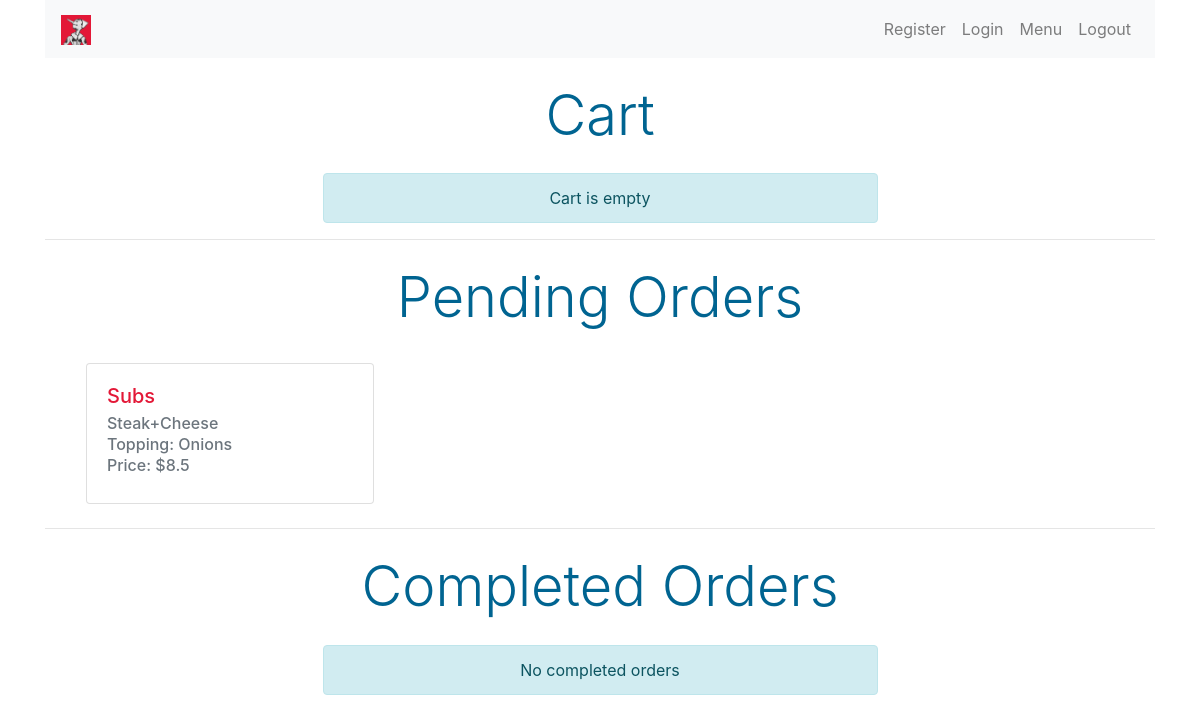
Screenshot of /cart (signed in) with the database file from the repository.
### orders/models.py (models this page shows, shortened)
class Cart(models.Model):
    item = models.ForeignKey(MenuItem, on_delete=models.CASCADE)
    itemType = models.ForeignKey(ItemType, on_delete=models.CASCADE, default=1)
    price = models.FloatField()
    user = models.ForeignKey(User, on_delete=models.CASCADE)
    topping1 = models.ForeignKey(Topping, on_delete=models.CASCADE, related_name="cart_topping1", null=True)
    topping2 = models.ForeignKey(Topping, on_delete=models.CASCADE, related_name="cart_topping2", null=True)
    topping3 = models.ForeignKey(Topping, on_delete=models.CASCADE, related_name="cart_topping3", null=True)
    ordered = models.BooleanField(default=False)
    completed = models.BooleanField(default=False)

class MenuItem(models.Model):
    itemName = models.CharField(max_length=100)
    def __str__(self):
        return self.itemName

class ItemType(models.Model):
    itemId = models.ForeignKey(MenuItem, on_delete=models.CASCADE)
    itemType = models.CharField(max_length=100)
    def __str__(self):
        return self.itemType

class Topping(models.Model):
    toppingsType = models.CharField(max_length=100, null=True)
    forPizza = models.BooleanField(default=True)
    forSub = models.BooleanField(default=False)
    def __str__(self):
         return f"{self.toppingsType}"

### orders/views.py (the view)
# urls.py: path("cart", views.cart, name="cart"),
@login_required(login_url='/login')
def cart(request):
    username = request.user
    userId = User.objects.get(username=username).id
    userCart = Cart.objects.filter(user=userId).filter(ordered=False)
    userOrder = Cart.objects.filter(user=userId).filter(ordered=True).filter(completed=False)
    completeOrder = Cart.objects.filter(user=userId).filter(completed=True)
    allUsersCarts = Cart.objects.filter(ordered=True).filter(completed=False)
    price = Cart.objects.values('price').filter(user=userId)
    total_price = 0
    for item in price:
        total_price = total_price + item['price']
    total_price = round(total_price, 2)
    if request.method == 'POST':
        userCart.update(ordered=True)
    users = []
    for cart in allUsersCarts:
        users.append(cart.user)
    users_set = set(users)
    if username.is_superuser:
        return render(request, 'orders/cart.html', {'is_superuser': True, 'users': users_set})
    else:
        return render(request, 'orders/cart.html', {'cart': userCart, 'orders': userOrder, 'completedOrder': completeOrder, 'total_price': total_price})

### orders/templates/orders/cart.html (shortened to what this page needs)
{% extends "orders/base.html" %}
{% load static %}
{% block navbar %}
<li class="nav-item">
    <a class="nav-link" href={% url 'menu' %}>Menu</a>
</li>
<li class="nav-item">
    <a class="nav-link" href={% url 'logoutUser' %}>Logout</a>
</li>
{% endblock %}
{% block content %}
{% if is_superuser %}
{% if users %}
<h1 class="display-4 text-center my-4">Customers</h1>
<div class="list-group w-50 m-auto">
    {% for user in users %}
    <a href={% url 'user_order' user_id=user.id %}
        class="list-group-item list-group-item-action text-center">{{ user }}</a>
    {% endfor %}
</div>
{% else %}
<p class="alert alert-info text-center w-50 mx-auto my-4">No Pending orders</p>
{% endif %}
{% else %}
<h1 class="display-4 text-center my-4">Cart</h1>
{% if cart %}
<div class="container">
    <div class="row">
        {% for product in cart %}
        <div class="col-sm-12 col-md-6 col-lg-4 col-xl-4 my-2">
            <div class="card m-auto" style="width: 18rem;">
                <div class="card-body">
                    <h5 class="card-title">{{ product.item }}</h5>
                    <h6 class="card-subtitle mb-2 text-muted">{{ product.itemType }}</h6>
                    <h6 class="card-subtitle card-toppings mb-2 text-muted">Topping: <span>{{ product.topping1 }}</span>
                    </h6>
                    <h6 class="card-subtitle card-toppings mb-2 text-muted">Topping: <span>{{ product.topping2 }}</span>
                    </h6>
                    <h6 class="card-subtitle card-toppings mb-2 text-muted">Topping: <span>{{ product.topping3 }}</span>
                    </h6>
                    <h6 class="card-subtitle mb-2 text-muted">Price: ${{ product.price }}</h6>
                </div>
            </div>
        </div>
        {% endfor %}
    </div>
</div>
<div class="price text-center">
    <p class="text-primary">Total Price: ${{ total_price }}</p>
</div>
<div class="text-center">
<button type="button" class="btn btn-primary" data-toggle="modal" data-target="#exampleModalCenter">
    Place Order
  </button>
</div>
  <div class="modal fade" id="exampleModalCenter" tabindex="-1" role="dialog" aria-labelledby="exampleModalCenterTitle" aria-hidden="true">
    <div class="modal-dialog modal-dialog-centered" role="document">
      <div class="modal-content">
        <div class="modal-header">
          <h5 class="modal-title" id="exampleModalLongTitle">Confirmation</h5>
          <button type="button" class="close" data-dismiss="modal" aria-label="Close">
            <span aria-hidden="true">&times;</span>
          </button>
        </div>
        <div class="modal-body">
          Are you sure?
        </div>
        <div class="modal-footer">
          <button type="button" class="btn btn-secondary" data-dismiss="modal">Close</button>
          <form method="POST">
            {% csrf_token %}
          <button type="submit" class="btn btn-primary">Yes</button>
        </form>
        </div>
      </div>
    </div>
  </div>
<!-- <div class="text-center">
    <form method="POST">
        {% csrf_token %}
        <button type="submit" class="btn my-2">Place Order</button>
    </form>
</div> -->
{% else %}
<p class="alert alert-info text-center w-50 m-auto">Cart is empty</p>
{% endif %}
<hr>
<h1 class="display-4 text-center my-4">Pending Orders</h1>
{% if orders %}
<div class="container">
    <div class="row">
        {% for product in orders %}
        <div class="col-sm-12 col-md-6 col-lg-4 col-xl-4 my-2">
            <div class="card m-auto" style="width: 18rem;">
                <div class="card-body">
                    <h5 class="card-title">{{ product.item }}</h5>
                    <h6 class="card-subtitle mb-2 text-muted">{{ product.itemType }}</h6>
                    <h6 class="card-subtitle card-toppings mb-2 text-muted">Topping: <span>{{ product.topping1 }}</span>
                    </h6>
                    <h6 class="card-subtitle mb-2 text-muted">Price: ${{ product.price }}</h6>
                </div>
            </div>
        </div>
        {% endfor %}
    </div>
</div>
{% else %}
<p class="alert alert-info text-center w-50 m-auto">No pending orders</p>
{% endif %}
<hr>
<h1 class="display-4 text-center my-4">Completed Orders</h1>
{% if completedOrder %}
<div class="container">
    <div class="row">
        {% for product in completedOrder %}
        <div class="col-sm-12 col-md-6 col-lg-4 col-xl-4 my-2">
            <div class="card m-auto" style="width: 18rem;">
                <div class="card-body">
                    <h5 class="card-title">{{ product.item }}</h5>
                    <h6 class="card-subtitle mb-2 text-muted">{{ product.itemType }}</h6>
                    <h6 class="card-subtitle card-toppings mb-2 text-muted">Topping: <span>{{ product.topping1 }}</span>
                    </h6>
                    <h6 class="card-subtitle card-toppings mb-2 text-muted">Topping: <span>{{ product.topping2 }}</span>
                    </h6>
                    <h6 class="card-subtitle card-toppings mb-2 text-muted">Topping: <span>{{ product.topping3 }}</span>
                    </h6>
                    <h6 class="card-subtitle mb-2 text-muted">Price: ${{ product.price }}</h6>
                </div>
            </div>
        </div>
        {% endfor %}
    </div>
</div>
{% else %}
<p class="alert alert-info text-center w-50 m-auto">No completed orders</p>
{% endif %}
{% endif %}
{% endblock content %}

### orders/static/orders/styles.css (style rules this page uses)
html { scroll-behavior: smooth; }
.display-4 { color: #006491; }
.card-title { color: #e31837; }

### rows the page displays
Cart: item "Subs", itemType "Steak+Cheese", topping1 "Onions", price "8.5"
